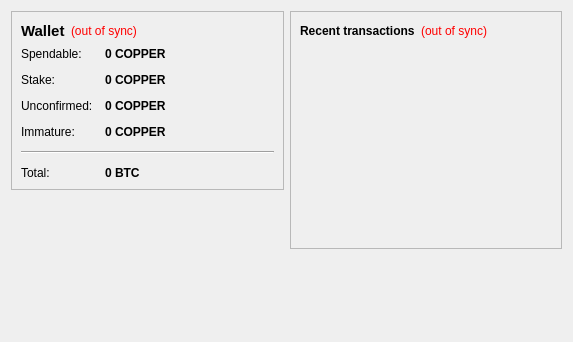
<?xml version="1.0" encoding="UTF-8"?>
<ui version="4.0">
 <class>OverviewPage</class>
 <widget class="QWidget" name="OverviewPage">
  <property name="geometry">
   <rect>
    <x>0</x>
    <y>0</y>
    <width>573</width>
    <height>342</height>
   </rect>
  </property>
  <property name="windowTitle">
   <string>Form</string>
  </property>
  <layout class="QHBoxLayout" name="horizontalLayout" stretch="1,1">
   <item>
    <layout class="QVBoxLayout" name="verticalLayout_2">
     <item>
      <widget class="QFrame" name="frame">
       <property name="frameShape">
        <enum>QFrame::StyledPanel</enum>
       </property>
       <property name="frameShadow">
        <enum>QFrame::Raised</enum>
       </property>
       <layout class="QVBoxLayout" name="verticalLayout_4">
        <item>
         <layout class="QHBoxLayout" name="horizontalLayout_4">
          <item>
           <widget class="QLabel" name="label_5">
            <property name="font">
             <font>
              <pointsize>11</pointsize>
              <weight>75</weight>
              <bold>true</bold>
             </font>
            </property>
            <property name="text">
             <string>Wallet</string>
            </property>
           </widget>
          </item>
          <item>
           <widget class="QLabel" name="labelWalletStatus">
            <property name="toolTip">
             <string>The displayed information may be out of date. Your wallet automatically synchronizes with the Coppercoin network after a connection is established, but this process has not completed yet.</string>
            </property>
            <property name="styleSheet">
             <string notr="true">QLabel { color: red; }</string>
            </property>
            <property name="text">
             <string notr="true">(out of sync)</string>
            </property>
            <property name="alignment">
             <set>Qt::AlignLeading|Qt::AlignLeft|Qt::AlignVCenter</set>
            </property>
           </widget>
          </item>
          <item>
           <spacer name="horizontalSpacer_2">
            <property name="orientation">
             <enum>Qt::Horizontal</enum>
            </property>
            <property name="sizeHint" stdset="0">
             <size>
              <width>40</width>
              <height>20</height>
             </size>
            </property>
           </spacer>
          </item>
         </layout>
        </item>
        <item>
         <layout class="QFormLayout" name="formLayout_2">
          <property name="fieldGrowthPolicy">
           <enum>QFormLayout::AllNonFixedFieldsGrow</enum>
          </property>
          <property name="horizontalSpacing">
           <number>12</number>
          </property>
          <property name="verticalSpacing">
           <number>12</number>
          </property>
          <item row="0" column="0">
           <widget class="QLabel" name="label">
            <property name="text">
             <string>Spendable:</string>
            </property>
           </widget>
          </item>
          <item row="0" column="1">
           <widget class="QLabel" name="labelBalance">
            <property name="font">
             <font>
              <weight>75</weight>
              <bold>true</bold>
             </font>
            </property>
            <property name="cursor">
             <cursorShape>IBeamCursor</cursorShape>
            </property>
            <property name="toolTip">
             <string>Your current spendable balance</string>
            </property>
            <property name="text">
             <string notr="true">0 COPPER</string>
            </property>
            <property name="textInteractionFlags">
             <set>Qt::LinksAccessibleByMouse|Qt::TextSelectableByKeyboard|Qt::TextSelectableByMouse</set>
            </property>
           </widget>
          </item>
          <item row="1" column="0">
           <widget class="QLabel" name="label_6">
            <property name="text">
             <string>Stake:</string>
            </property>
           </widget>
          </item>
          <item row="1" column="1">
           <widget class="QLabel" name="labelStake">
            <property name="font">
             <font>
              <weight>75</weight>
              <bold>true</bold>
             </font>
            </property>
            <property name="cursor">
             <cursorShape>IBeamCursor</cursorShape>
            </property>
            <property name="toolTip">
             <string>Total of coins that was staked, and do not yet count toward the current balance</string>
            </property>
            <property name="text">
             <string notr="true">0 COPPER</string>
            </property>
            <property name="textInteractionFlags">
             <set>Qt::LinksAccessibleByMouse|Qt::TextSelectableByKeyboard|Qt::TextSelectableByMouse</set>
            </property>
           </widget>
          </item>
          <item row="2" column="0">
           <widget class="QLabel" name="label_3">
            <property name="text">
             <string>Unconfirmed:</string>
            </property>
           </widget>
          </item>
          <item row="2" column="1">
           <widget class="QLabel" name="labelUnconfirmed">
            <property name="font">
             <font>
              <weight>75</weight>
              <bold>true</bold>
             </font>
            </property>
            <property name="cursor">
             <cursorShape>IBeamCursor</cursorShape>
            </property>
            <property name="toolTip">
             <string>Total of transactions that have yet to be confirmed, and do not yet count toward the current balance</string>
            </property>
            <property name="text">
             <string notr="true">0 COPPER</string>
            </property>
            <property name="textInteractionFlags">
             <set>Qt::LinksAccessibleByMouse|Qt::TextSelectableByKeyboard|Qt::TextSelectableByMouse</set>
            </property>
           </widget>
          </item>
          <item row="3" column="0">
           <widget class="QLabel" name="labelImmatureText">
            <property name="text">
             <string>Immature:</string>
            </property>
           </widget>
          </item>
          <item row="3" column="1">
           <widget class="QLabel" name="labelImmature">
            <property name="font">
             <font>
              <weight>75</weight>
              <bold>true</bold>
             </font>
            </property>
            <property name="toolTip">
             <string>Mined balance that has not yet matured</string>
            </property>
            <property name="text">
             <string notr="true">0 COPPER</string>
            </property>
            <property name="textInteractionFlags">
             <set>Qt::LinksAccessibleByMouse|Qt::TextSelectableByKeyboard|Qt::TextSelectableByMouse</set>
            </property>
           </widget>
          </item>
          <item row="4" column="0" colspan="2">
           <widget class="Line" name="line">
            <property name="orientation">
             <enum>Qt::Horizontal</enum>
            </property>
           </widget>
          </item>
          <item row="5" column="0">
           <widget class="QLabel" name="labelTotalText">
            <property name="text">
             <string>Total:</string>
            </property>
           </widget>
          </item>
          <item row="5" column="1">
           <widget class="QLabel" name="labelTotal">
            <property name="font">
             <font>
              <weight>75</weight>
              <bold>true</bold>
             </font>
            </property>
            <property name="cursor">
             <cursorShape>IBeamCursor</cursorShape>
            </property>
            <property name="toolTip">
             <string>Your current total balance</string>
            </property>
            <property name="text">
             <string notr="true">0 BTC</string>
            </property>
            <property name="textInteractionFlags">
             <set>Qt::LinksAccessibleByMouse|Qt::TextSelectableByKeyboard|Qt::TextSelectableByMouse</set>
            </property>
           </widget>
          </item>
         </layout>
        </item>
       </layout>
      </widget>
     </item>
     <item>
      <spacer name="verticalSpacer">
       <property name="orientation">
        <enum>Qt::Vertical</enum>
       </property>
       <property name="sizeHint" stdset="0">
        <size>
         <width>20</width>
         <height>40</height>
        </size>
       </property>
      </spacer>
     </item>
    </layout>
   </item>
   <item>
    <layout class="QVBoxLayout" name="verticalLayout_3">
     <item>
      <widget class="QFrame" name="frame_2">
       <property name="frameShape">
        <enum>QFrame::StyledPanel</enum>
       </property>
       <property name="frameShadow">
        <enum>QFrame::Raised</enum>
       </property>
       <layout class="QVBoxLayout" name="verticalLayout">
        <item>
         <layout class="QHBoxLayout" name="horizontalLayout_2">
          <item>
           <widget class="QLabel" name="label_4">
            <property name="text">
             <string>&lt;b&gt;Recent transactions&lt;/b&gt;</string>
            </property>
           </widget>
          </item>
          <item>
           <widget class="QLabel" name="labelTransactionsStatus">
            <property name="toolTip">
             <string>The displayed information may be out of date. Your wallet automatically synchronizes with the Coppercoin network after a connection is established, but this process has not completed yet.</string>
            </property>
            <property name="styleSheet">
             <string notr="true">QLabel { color: red; }</string>
            </property>
            <property name="text">
             <string notr="true">(out of sync)</string>
            </property>
            <property name="alignment">
             <set>Qt::AlignRight|Qt::AlignTrailing|Qt::AlignVCenter</set>
            </property>
           </widget>
          </item>
          <item>
           <spacer name="horizontalSpacer">
            <property name="orientation">
             <enum>Qt::Horizontal</enum>
            </property>
            <property name="sizeHint" stdset="0">
             <size>
              <width>40</width>
              <height>20</height>
             </size>
            </property>
           </spacer>
          </item>
         </layout>
        </item>
        <item>
         <widget class="QListView" name="listTransactions">
          <property name="styleSheet">
           <string notr="true">QListView { background: transparent; }</string>
          </property>
          <property name="frameShape">
           <enum>QFrame::NoFrame</enum>
          </property>
          <property name="verticalScrollBarPolicy">
           <enum>Qt::ScrollBarAlwaysOff</enum>
          </property>
          <property name="horizontalScrollBarPolicy">
           <enum>Qt::ScrollBarAlwaysOff</enum>
          </property>
          <property name="selectionMode">
           <enum>QAbstractItemView::NoSelection</enum>
          </property>
         </widget>
        </item>
       </layout>
      </widget>
     </item>
     <item>
      <spacer name="verticalSpacer_2">
       <property name="orientation">
        <enum>Qt::Vertical</enum>
       </property>
       <property name="sizeHint" stdset="0">
        <size>
         <width>20</width>
         <height>40</height>
        </size>
       </property>
      </spacer>
     </item>
    </layout>
   </item>
  </layout>
 </widget>
 <resources/>
 <connections/>
</ui>
